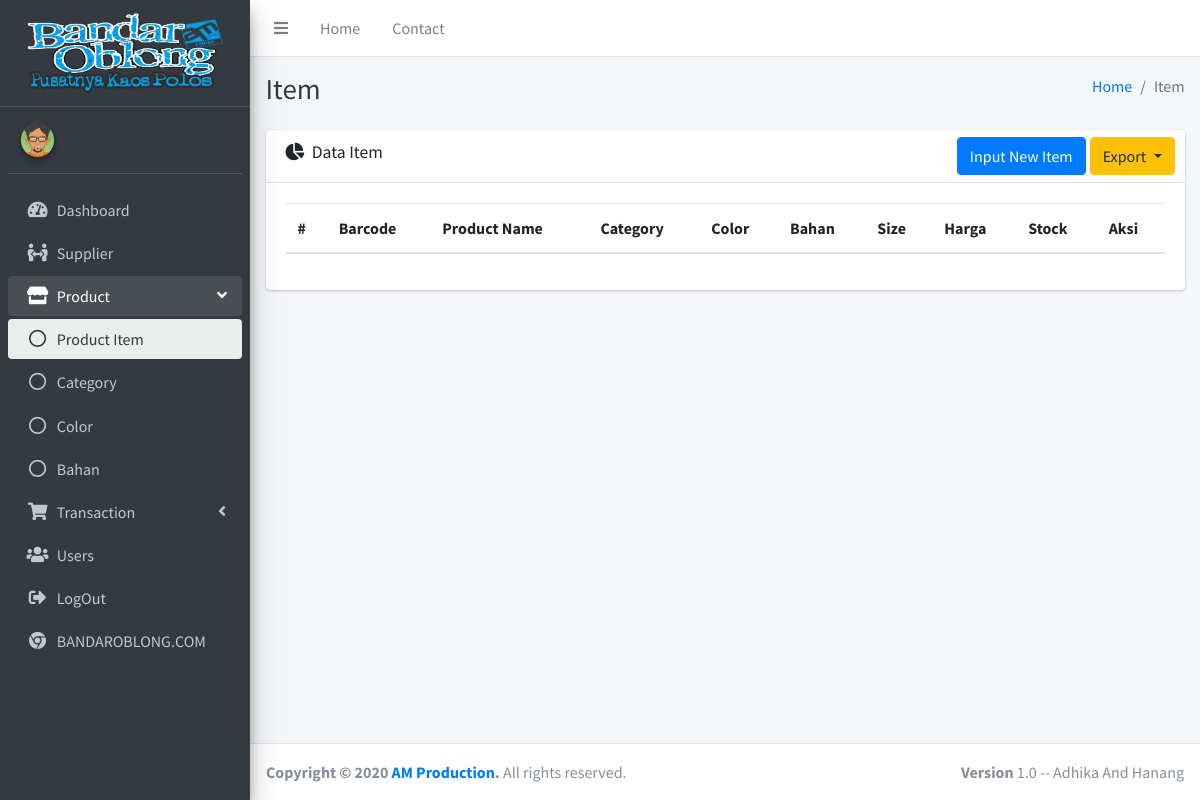
The app's page /index.php/item, older data.
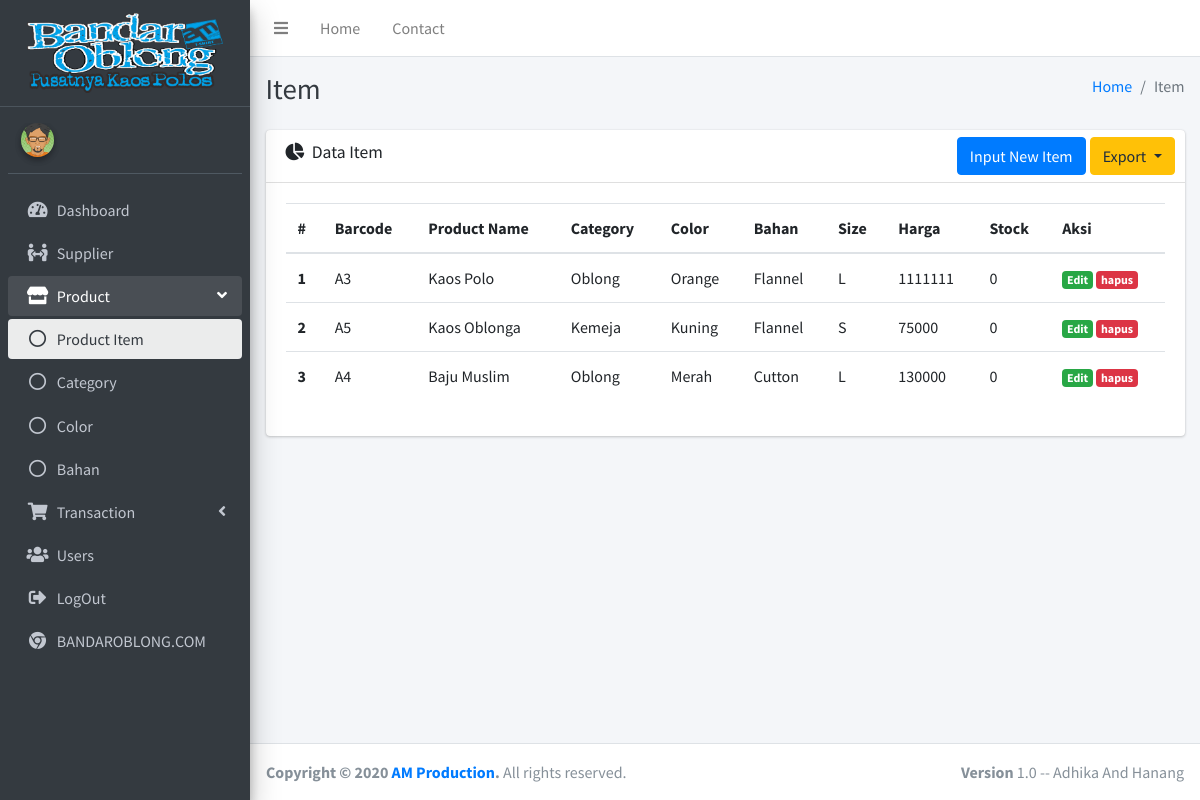
The same page, newer data.
### tables this page shows
CREATE TABLE IF NOT EXISTS `p_item` (
  `id_item` int(11) NOT NULL AUTO_INCREMENT,
  `barcode` varchar(128) DEFAULT NULL,
  `name` varchar(128) DEFAULT NULL,
  `category` int(11) DEFAULT NULL,
  `color` int(11) DEFAULT NULL,
  `bahan` int(11) DEFAULT NULL,
  `size` varchar(10),
  `price` int(11),
  `stock` int(11) DEFAULT '0',
  `created` datetime DEFAULT CURRENT_TIMESTAMP,
  `updated` datetime DEFAULT NULL,
  PRIMARY KEY (`id_item`),
  UNIQUE KEY `barcode` (`barcode`),
  KEY `category` (`category`),
  KEY `color` (`color`),
  KEY `bahan` (`bahan`),
  CONSTRAINT `FK_p_item_p_bahan` FOREIGN KEY (`bahan`) REFERENCES `p_bahan` (`id_bahan`),
  CONSTRAINT `FK_p_item_p_color` FOREIGN KEY (`color`) REFERENCES `p_color` (`id_color`),
  CONSTRAINT `p_item_ibfk_1` FOREIGN KEY (`category`) REFERENCES `p_category` (`id_category`)
);

CREATE TABLE IF NOT EXISTS `p_category` (
  `id_category` int(11) NOT NULL AUTO_INCREMENT,
  `name` varchar(128) NOT NULL,
  `created` datetime NOT NULL DEFAULT CURRENT_TIMESTAMP,
  `updated` datetime DEFAULT NULL,
  PRIMARY KEY (`id_category`)
);

CREATE TABLE IF NOT EXISTS `p_color` (
  `id_color` int(11) NOT NULL AUTO_INCREMENT,
  `color` varchar(50) NOT NULL DEFAULT '',
  PRIMARY KEY (`id_color`)
);

CREATE TABLE IF NOT EXISTS `p_bahan` (
  `id_bahan` int(11) NOT NULL AUTO_INCREMENT,
  `nm_bahan` varchar(100) NOT NULL DEFAULT '',
  PRIMARY KEY (`id_bahan`)
);

### application/libraries/Template.php (called while the page is built)
<?php
class Template
{
    var $template_data = array();
    function set($name, $value)
    {
        $this->template_data[$name] = $value;
    }
    function load($template = '', $view = '', $view_data = array(), $return = false)
    {
        $this->CI = &get_instance();
        $this->set('contents', $this->CI->load->view($view, $view_data, true));
        return $this->CI->load->view($template, $this->template_data, $return);
    }
}

### application/controllers/Item.php (called while the page is built, shortened)
<?php
class Item extends CI_Controller
{
    public function index()
    {
        $data['title'] = 'item';
        $data['row2']  = $this->item_m->get();
        $data['category'] = $this->category_m->get();
        $data['color'] = $this->color_m->get();
        $data['bahan'] = $this->bahan_m->get();
        $this->template->load('templates/index', 'product/item/index', $data);
    }
}

### index.php (called while the page is built, shortened)
<?php
require_once BASEPATH.'core/CodeIgniter.php';

### application/models/item_m.php (called while the page is built, shortened)
<?php
class item_m extends CI_Model
{
    public function get($id = null)
    {
        $this->db->select('p_item.*, p_category.name as category_name, p_color.color as color_name, p_bahan.nm_bahan as bahan_nama');
        $this->db->from('p_item');
        $this->db->join('p_category', 'p_category.id_category = p_item.category');
        $this->db->join('p_color', 'p_color.id_color = p_item.color');
        $this->db->join('p_bahan', 'p_bahan.id_bahan = p_item.bahan');
        $query = $this->db->get();
        return $query;
    }
}

### application/views/product/item/index.php (the view, shortened to what this page needs)
<div class="content-header">
    <div class="container-fluid">
        <div class="row mb-2">
            <div class="col-sm-6">
                <h1 class="m-0 text-dark">Item</h1>
            </div>
            <div class="col-sm-6">
                <ol class="breadcrumb float-sm-right">
                    <li class="breadcrumb-item"><a href="#">Home</a></li>
                    <li class="breadcrumb-item active">Item</li>
                </ol>
            </div>
        </div>
    </div>
</div>
<section class="content">
    <div class="container-fluid">
        <div class="row">
            <section class="col-lg connectedSortable">
                <div class="card">
                    <div class="card-header">
                        <h3 class="card-title">
                            <i class="fas fa-chart-pie mr-1"></i>
                            Data Item
                        </h3>
                        <div class="card-tools">
                            <ul class="nav nav-pills ml-auto">
                                <li class="nav-item">
                                    <a href="" class="btn btn-primary mr-1" data-toggle="modal" data-target="#newItemModal">Input New Item</a>
                                </li>
                                <li>
                                    <div class="dropdown inline">
                                        <button class="btn btn-warning dropdown-toggle" type="button" id="dropdownMenuButton" data-toggle="dropdown" aria-haspopup="true" aria-expanded="false">
                                            Export
                                        </button>
                                    </div>
                                </li>
                            </ul>
                        </div>
                    </div>
                    <div class="card-body">
                        <div class="tab-content p-0">
                            <table class="table table-hover col-md" id="table1">
                                <thead>
                                    <tr>
                                        <th scope="col">#</th>
                                        <th scope="col">Barcode</th>
                                        <th scope="col">Product Name</th>
                                        <th scope="col">Category</th>
                                        <th scope="col">Color</th>
                                        <th scope="col">Bahan</th>
                                        <th scope="col">Size</th>
                                        <th scope="col">Harga</th>
                                        <th scope="col">Stock</th>
                                        <th scope="col">Aksi</th>
                                    </tr>
                                </thead>
                                <tbody>
                                    <?php $j = 1; ?>
                                    <?php foreach ($row2->result() as $key => $i) : ?>
                                        <tr>
                                            <th scope="row"><?= $j++; ?></th>
                                            <td><?= $i->barcode ?></td>
                                            <td><?= $i->name ?></td>
                                            <td><?= $i->category_name ?></td>
                                            <td><?= $i->color_name ?></td>
                                            <td><?= $i->bahan_nama ?></td>
                                            <td><?= $i->size ?></td>
                                            <td><?= $i->price ?></td>
                                            <td><?= $i->stock ?></td>
                                            <td>
                                                <a href="<?= site_url('item/edit/') . $i->id_item ?>" class="badge badge-success">Edit</a>
                                                <a href="<?= site_url('item/hapus/') . $i->id_item ?>" onclick="return confirm('Hapus Data item?');" class="badge badge-danger">hapus</a>
                                            </td>
                                        </tr>
                                    <?php endforeach; ?>
                                </tbody>
                            </table>
                        </div>
                    </div>
                </div>
            </section>
        </div>
    </div>
</section>

### application/views/templates/index.php (shortened to what this page needs)
<!DOCTYPE html>
<html>
<head>
    <link rel="stylesheet" href="<?= base_url('assets/') ?>plugins/fontawesome-free/css/all.min.css" />
    <link rel="stylesheet" href="<?= base_url('assets/') ?>plugins/datatables-bs4/css/datatables.bootstrap4.min.css" />
    <link rel="stylesheet" href="<?= base_url('assets/') ?>plugins/tempusdominus-bootstrap-4/css/tempusdominus-bootstrap-4.min.css" />
    <link rel="stylesheet" href="<?= base_url('assets/') ?>plugins/icheck-bootstrap/icheck-bootstrap.min.css" />
    <link rel="stylesheet" href="<?= base_url('assets/') ?>plugins/jqvmap/jqvmap.min.css" />
    <link rel="stylesheet" href="<?= base_url('assets/') ?>dist/css/adminlte.min.css" />
    <link rel="stylesheet" href="<?= base_url('assets/') ?>plugins/overlayScrollbars/css/OverlayScrollbars.min.css" />
    <link rel="stylesheet" href="<?= base_url('assets/') ?>plugins/daterangepicker/daterangepicker.css" />
    <link rel="stylesheet" href="<?= base_url('assets/') ?>plugins/datatables-bs4/css/dataTables.bootstrap4.min.css">
    <link rel="stylesheet" href="<?= base_url('assets/') ?>plugins/datatables-responsive/css/responsive.bootstrap4.min.css">
    <link rel="stylesheet" href="<?= base_url('assets/') ?>plugins/summernote/summernote-bs4.css" />
</head>
<body class="hold-transition sidebar-mini layout-fixed">
    <div class="wrapper">
        <nav class="main-header navbar navbar-expand navbar-white navbar-light">
            <ul class="navbar-nav">
                <li class="nav-item">
                    <a class="nav-link" data-widget="pushmenu" href="#" role="button"><i class="fas fa-bars"></i></a>
                </li>
                <li class="nav-item d-none d-sm-inline-block">
                    <a href="<?php echo base_url() ?>" class="nav-link">Home</a>
                </li>
                <li class="nav-item d-none d-sm-inline-block">
                    <a href="#" class="nav-link">Contact</a>
                </li>
            </ul>
        </nav>
        <aside class="main-sidebar sidebar-dark-primary elevation-4">
            <a href="index3.html" class="brand-link">
                <div class="text-center"><img src="<?= base_url('assets/dist/img/logo-bandaroblong.png') ?>" class="rounded" alt="User Image" height="80px" /></div>
            </a>
            <div class="sidebar">
                <div class="user-panel mt-3 pb-3 mb-3 d-flex">
                    <div class="image">
                        <img src="<?= base_url('assets/dist/img/avatar04.png') ?>" class="img-circle elevation-2" alt="User Image" />
                    </div>
                    <div class="info">
                    </div>
                </div>
                <nav class="mt-2">
                    <ul class="nav nav-pills nav-sidebar flex-column" data-widget="treeview" role="menu" data-accordion="false">
                        <li class="nav-item has-treeview">
                            <a <?= $this->uri->segment(1) == null ? 'class="nav-link active"' : '' ?><?= $this->uri->segment(1) == 'dashboard' ? 'class="nav-link active"' : '' ?> href="<?= base_url('dashboard') ?>" class="nav-link">
                                <i class="nav-icon fas fa-tachometer-alt"></i>
                                <p>
                                    Dashboard
                                </p>
                            </a>
                        </li>
                        <li class="nav-item">
                            <a <?= $this->uri->segment(1) == 'supplier' ? 'class="nav-link active"' : '' ?>href="<?= base_url('supplier') ?>" class="nav-link">
                                <i class="nav-icon fas fa-people-arrows"></i>
                                <p>
                                    Supplier
                                </p>
                            </a>
                        </li>
                        <li <?= $this->uri->segment(1) == 'category' || $this->uri->segment(1) == 'item' || $this->uri->segment(1) == 'color' ? 'class="nav-item has-treeview active menu-open"' : '' ?> class="nav-item has-treeview active">
                            <a href="#" class="nav-link">
                                <i class="nav-icon fas fa-store"></i>
                                <p>
                                    Product
                                    <i class="fas fa-angle-left right"></i>
                                </p>
                            </a>
                            <ul class="nav nav-treeview">
                                <li class="nav-item">
                                    <a <?= $this->uri->segment(1) == 'item' ? 'class="nav-link active"' : '' ?>href="<?= base_url('item') ?>" class="nav-link">
                                        <i class="far fa-circle nav-icon"></i>
                                        <p>Product Item</p>
                                    </a>
                                </li>
                                <li class="nav-item">
                                    <a <?= $this->uri->segment(1) == 'category' ? 'class="nav-link active"' : '' ?>href="<?= base_url('category') ?>" class="nav-link">
                                        <i class="far fa-circle nav-icon"></i>
                                        <p>Category</p>
                                    </a>
                                </li>
                                <li class="nav-item">
                                    <a <?= $this->uri->segment(1) == 'color' ? 'class="nav-link active"' : '' ?>href="<?= base_url('color') ?>" class="nav-link">
                                        <i class="far fa-circle nav-icon"></i>
                                        <p>Color</p>
                                    </a>
                                </li>
                                <li class="nav-item">
                                    <a <?= $this->uri->segment(1) == 'bahan' ? 'class="nav-link active"' : '' ?>href="<?= base_url('bahan') ?>" class="nav-link">
                                        <i class="far fa-circle nav-icon"></i>
                                        <p>Bahan</p>
                                    </a>
                                </li>
                            </ul>
                        </li>
                        <li <?= $this->uri->segment(1) == 'stock' || $this->uri->segment(1) == 'stockOut' ? 'class="nav-item has-treeview active menu-open"' : '' ?>class="nav-item has-treeview">
                            <a href="#" class="nav-link">
                                <i class="nav-icon fas fa-shopping-cart"></i>
                                <p>
                                    Transaction
                                    <i class="right fas fa-angle-left"></i>
                                </p>
                            </a>
                        </li>
                        <li class="nav-item">
                            <a href="<?= base_url('user') ?>" class="nav-link">
                                <i class="fas fa-users nav-icon"></i>
                                <p>Users</p>
                            </a>
                        </li>
                        <li class="nav-item">
                            <a href="<?= base_url('auth/logout') ?>" class="nav-link">
                                <i class="fas fa-sign-out-alt nav-icon"></i>
                                <p>LogOut</p>
                            </a>
                        </li>
                        <li class="nav-item">
                            <a href="https://www.bandaroblong.com" class="nav-link">
                                <i class="fab fa-chrome nav-icon"></i>
                                <p> BANDAROBLONG.COM</p>
                            </a>
                        </li>
                    </ul>
                </nav>
            </div>
        </aside>
        <div class="content-wrapper">
            <?= $contents ?>
        </div>
        <footer class="main-footer">
            <strong>Copyright &copy; 2020
                <a href="#">AM Production</a>.</strong>
            All rights reserved.
            <div class="float-right d-none d-sm-inline-block">
                <b>Version</b> 1.0 -- Adhika And Hanang
            </div>
        </footer>
    </div>
</body>
</html>

Row changes from the older to the newer data that the page shows:
added p_item: barcode "A3", name "Kaos Polo", category.name "Oblong", color.color "Orange", bahan.nm_bahan "Flannel", size "L", price "1111111", stock "0"
added p_item: barcode "A5", name "Kaos Oblonga", category.name "Kemeja", color.color "Kuning", bahan.nm_bahan "Flannel", size "S", price "75000", stock "0"
added p_item: barcode "A4", name "Baju Muslim", category.name "Oblong", color.color "Merah", bahan.nm_bahan "Cutton", size "L", price "130000", stock "0"
